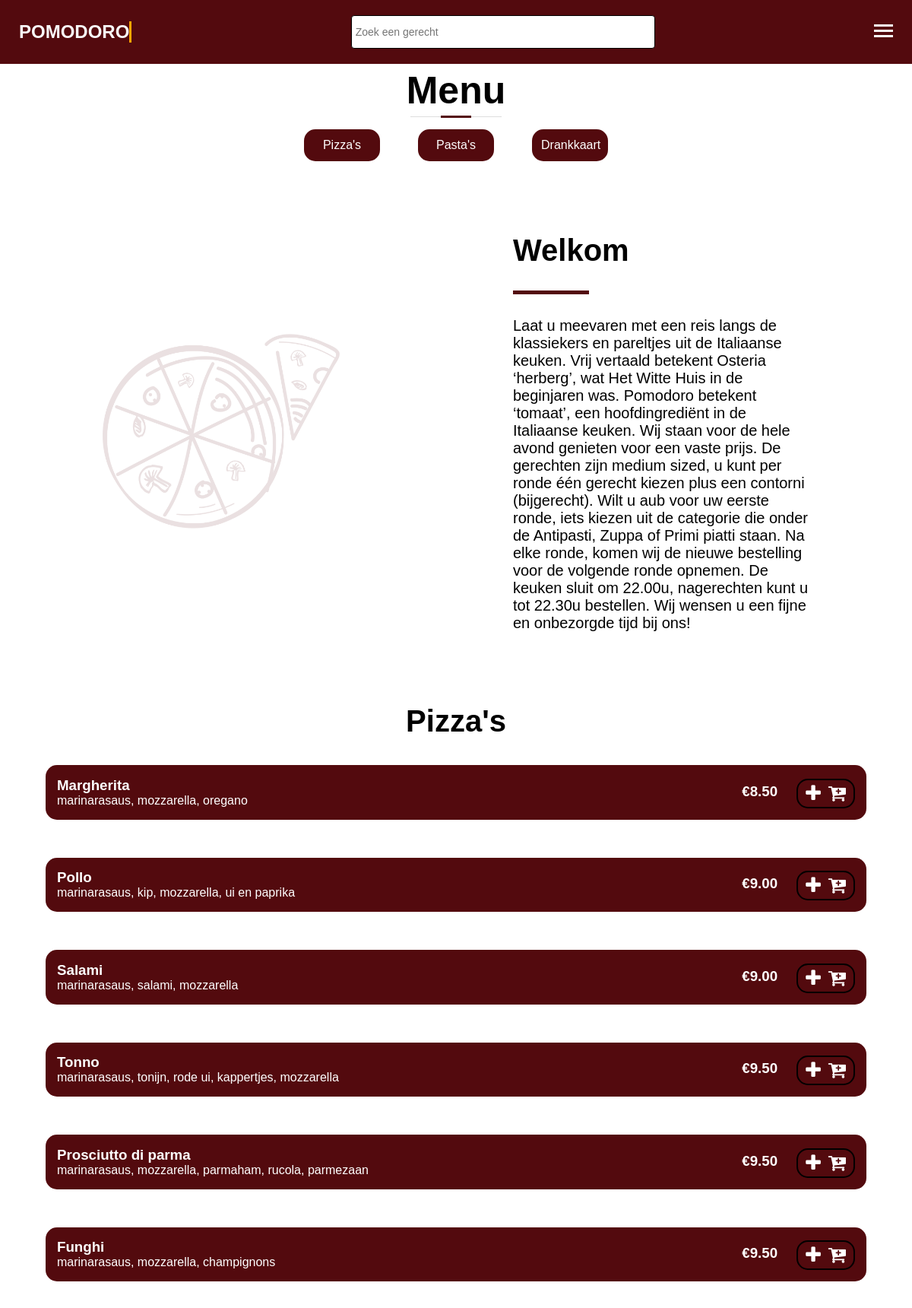
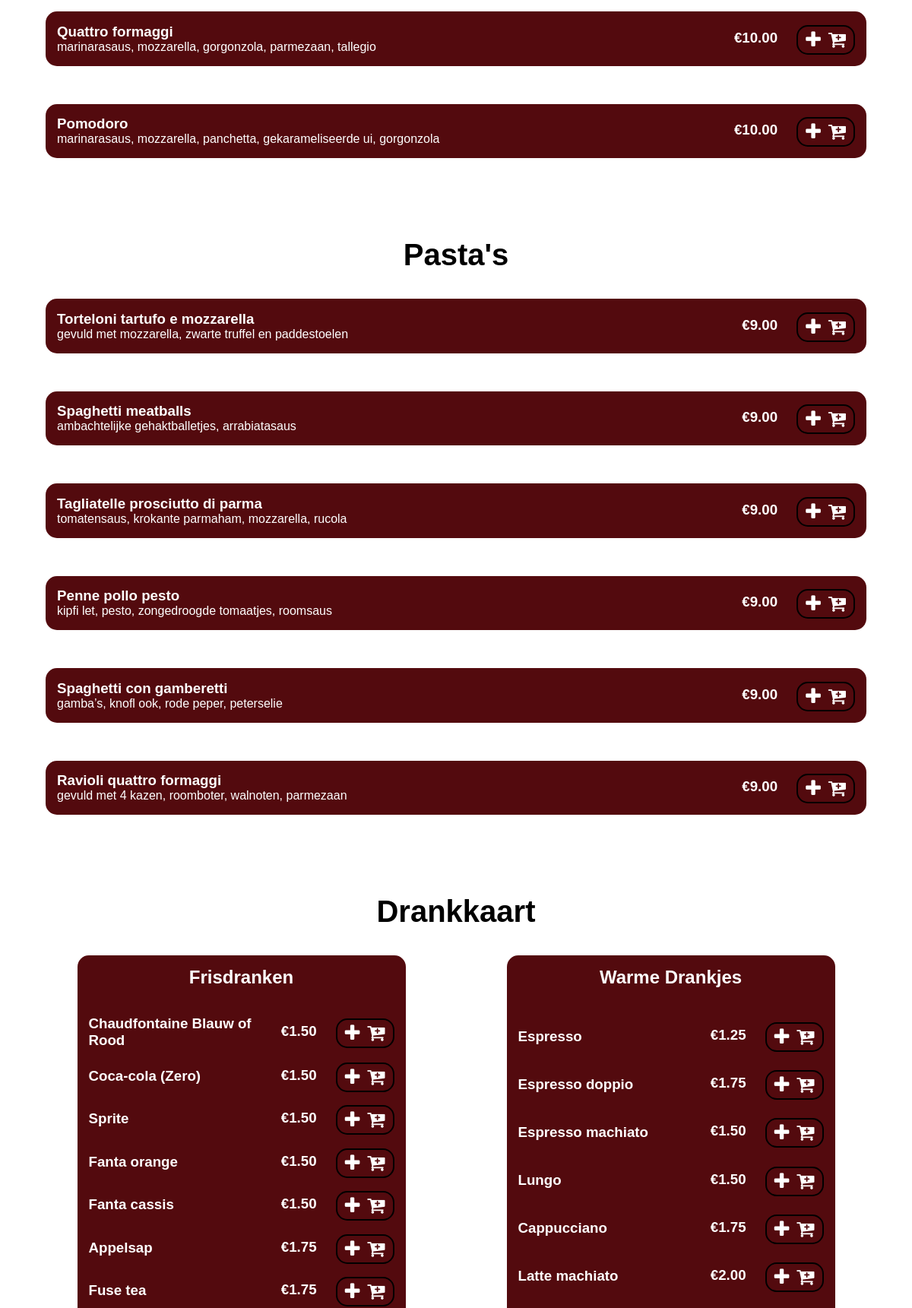
Screenshot of /Pages/menu.php (upper part) with the database file from the repository (2 pictures, top to bottom).
### tables this page shows
CREATE TABLE `gerechten` (
  `id` int(11) NOT NULL,
  `gerechtNaam` varchar(255) NOT NULL,
  `gerechtBeschrijving` text NOT NULL,
  `gerechtPrijs` double NOT NULL,
  `category` text NOT NULL
);

CREATE TABLE `drankjes` (
  `id` int(11) NOT NULL,
  `drankNaam` text NOT NULL,
  `drankPrijs` double NOT NULL,
  `category` text NOT NULL
);

### Includes/menu/drankjes.php (the view)
<?php
require_once("../Includes/connector.php");
$sql = "SELECT * FROM drankjes WHERE category = :category";
$stmt = $connect->prepare($sql);
$stmt->bindParam(':category', $category);
$stmt->execute();
$result = $stmt->fetchAll();
foreach ($result as $result){
    $roundendPrice = sprintf('%0.2f', $result['drankPrijs']);
    echo"<div class='drank'>";
    echo    "<h3>" . $result['drankNaam'] ."</h3>";
    echo    "<div class='priceCart priceCartDrank'>";
    echo        "<h3 class='priceTag'>€" . $roundendPrice . "</h3>";
    echo        "<form action='../Pages/shoppingCart.php?id=" . $result['id'] . "&naam=" . $result['drankNaam'] . "&prijs=" . $roundendPrice . "&category=" . $result['category'] . "' method='post'>";
    echo            "<button type='submit' name='add_to_cart' class='addToCart'>";
    echo                "<i class='fa fa-plus'></i><i class='fa fa-cart-plus'></i>";
    echo            "</button>";
    echo        "</form>";
    echo    "</div>";
    echo"</div>";
}

### Includes/menu/gerechten.php
<?php
require_once("../Includes/connector.php");
$sql = "SELECT * FROM gerechten WHERE category = :category";
$stmt = $connect->prepare($sql);
$stmt->bindParam(':category', $category);
$stmt->execute();
$result = $stmt->fetchAll();
foreach ($result as $result){
    $roundendPrice = sprintf('%0.2f', $result['gerechtPrijs']);
    echo"<div class='gerecht'>";
    echo    "<div>";
    echo        "<h3>" . $result['gerechtNaam'] . "</h3>";
    echo        "<p>" . $result['gerechtBeschrijving'] . "</p>";
    echo    "</div>";
    echo    "<div class='priceCart'>";
    echo        "<h3 class='priceTag'>€" . $roundendPrice . "</h3>";
    echo        "<form action='../Pages/shoppingCart.php?id=" . $result['id'] . "&naam=" . $result['gerechtNaam'] . "&prijs=" . $roundendPrice . "&category=" . $result['category'] . "' method='post'>";
    echo            "<button type='submit' name='add_to_cart' class='addToCart'>";
    echo                "<i class='fa fa-plus'></i><i class='fa fa-cart-plus'></i>";
    echo            "</button>";
    echo        "</form>";
    echo    "</div>";
    echo"</div>";
}

### CSS/style.css (style rules this page uses)
* { margin: 0; padding: 0; box-sizing: border-box; scroll-behavior: smooth; font-style: Classic, Slab + Serif; text-decoration: none; list-style: none; outline: none; font-family: "Fredoka", sans-serif; }
.fa { font-size: 30px; text-align: center; text-decoration: none; border-radius: 50%; margin-right: 15px; }
.containerMenu .priceCart { display: flex; align-items: center; }
.containerMenu .priceCart .priceTag { margin: 0 20px 2.5px 15px; }
.containerMenu .priceCart .addToCart { background-color: #530a0e; cursor: pointer; color: white; border: 2px solid black; padding: 5px 10px 5px 10px; transition: all 1.2s ease 0s; display: flex; margin-left: 5px; border-radius: 15px; margin-top: 2.5px; }
.containerMenu .priceCart .addToCart .fa, .containerMenu .priceCart .shoppingCartButton .fa { margin-right: 0; }
.containerMenu .priceCart .addToCart .fa-plus { margin-right: 10px; }
.containerMenu .priceCart .addToCart i { font-size: 25px; }
.containerMenu .gerecht { background-color: #530a0e; width: 70%; height: auto; border-radius: 15px; margin: 25px 0 25px 0; padding: 15px; display: flex; justify-content: space-between; align-items: center; }
.containerMenu .gerecht p, .containerMenu .gerecht h3 { color: white; text-align: start; }
.containerMenu #drankMenu .drankRow .drankColumn .drank { display: flex; justify-content: space-between; color: white; align-items: center; margin: 7.5px 0 7.5px 0; text-align: start; }
@media only screen and (max-width: 1275px) { .containerMenu .gerecht { width: 90%; } }

### rows the page displays
gerechten: gerechtNaam "Margherita", gerechtBeschrijving "marinarasaus, mozzarella, oregano", gerechtPrijs "8.50"
gerechten: gerechtNaam "Pollo", gerechtBeschrijving "marinarasaus, kip, mozzarella, ui en paprika", gerechtPrijs "9.00"
gerechten: gerechtNaam "Salami", gerechtBeschrijving "marinarasaus, salami, mozzarella", gerechtPrijs "9.00"
gerechten: gerechtNaam "Tonno", gerechtBeschrijving "marinarasaus, tonijn, rode ui, kappertjes, mozzarella", gerechtPrijs "9.50"
gerechten: gerechtNaam "Prosciutto di parma", gerechtBeschrijving "marinarasaus, mozzarella, parmaham, rucola, parmezaan", gerechtPrijs "9.50"
gerechten: gerechtNaam "Funghi", gerechtBeschrijving "marinarasaus, mozzarella, champignons", gerechtPrijs "9.50"
gerechten: gerechtNaam "Quattro formaggi", gerechtBeschrijving "marinarasaus, mozzarella, gorgonzola, parmezaan, tallegio", gerechtPrijs "10.00"
gerechten: gerechtNaam "Pomodoro", gerechtBeschrijving "marinarasaus, mozzarella, panchetta, gekarameliseerde ui, gorgonzola", gerechtPrijs "10.00"
gerechten: gerechtNaam "Torteloni tartufo e mozzarella", gerechtBeschrijving "gevuld met mozzarella, zwarte truffel en paddestoelen", gerechtPrijs "9.00"
gerechten: gerechtNaam "Spaghetti meatballs", gerechtBeschrijving "ambachtelijke gehaktballetjes, arrabiatasaus", gerechtPrijs "9.00"
gerechten: gerechtNaam "Tagliatelle prosciutto di parma", gerechtBeschrijving "tomatensaus, krokante parmaham, mozzarella, rucola", gerechtPrijs "9.00"
gerechten: gerechtNaam "Penne pollo pesto", gerechtBeschrijving "kipfi let, pesto, zongedroogde tomaatjes, roomsaus", gerechtPrijs "9.00"
gerechten: gerechtNaam "Spaghetti con gamberetti", gerechtBeschrijving "gamba’s, knofl ook, rode peper, peterselie", gerechtPrijs "9.00"
gerechten: gerechtNaam "Ravioli quattro formaggi", gerechtBeschrijving "gevuld met 4 kazen, roomboter, walnoten, parmezaan", gerechtPrijs "9.00"
drankjes: drankNaam "Chaudfontaine Blauw of Rood", drankPrijs "1.50"
drankjes: drankNaam "Coca-cola (Zero)", drankPrijs "1.50"
drankjes: drankNaam "Sprite", drankPrijs "1.50"
drankjes: drankNaam "Fanta orange", drankPrijs "1.50"
drankjes: drankNaam "Fanta cassis", drankPrijs "1.50"
drankjes: drankNaam "Appelsap", drankPrijs "1.75"
drankjes: drankNaam "Fuse tea", drankPrijs "1.75"
drankjes: drankNaam "Espresso", drankPrijs "1.25"
drankjes: drankNaam "Espresso doppio", drankPrijs "1.75"
drankjes: drankNaam "Espresso machiato", drankPrijs "1.50"
drankjes: drankNaam "Lungo", drankPrijs "1.50"
drankjes: drankNaam "Cappucciano", drankPrijs "1.75"
drankjes: drankNaam "Latte machiato", drankPrijs "2.00"
